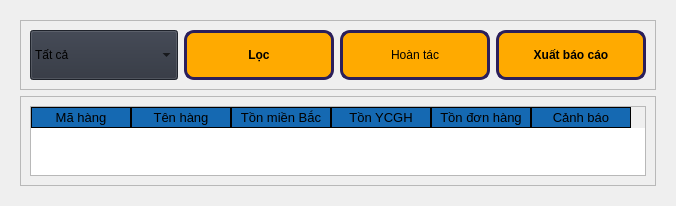
               <widget class="QWidget" name="page_18">
                <layout class="QHBoxLayout" name="horizontalLayout_42">
                 <item>
                  <widget class="QWidget" name="widget_23" native="true">
                   <layout class="QVBoxLayout" name="verticalLayout_76">
                    <item alignment="Qt::AlignTop">
                     <widget class="QFrame" name="frame_56">
                      <property name="frameShape">
                       <enum>QFrame::StyledPanel</enum>
                      </property>
                      <property name="frameShadow">
                       <enum>QFrame::Raised</enum>
                      </property>
                      <layout class="QHBoxLayout" name="horizontalLayout_43">
                       <item>
                        <widget class="QComboBox" name="canhBaoCb">
                         <property name="minimumSize">
                          <size>
                           <width>0</width>
                           <height>40</height>
                          </size>
                         </property>
                         <property name="maximumSize">
                          <size>
                           <width>500</width>
                           <height>200</height>
                          </size>
                         </property>
                         <property name="styleSheet">
                          <string notr="true">background-color:#2c313c;</string>
                         </property>
                         <item>
                          <property name="text">
                           <string>Tất cả</string>
                          </property>
                         </item>
                         <item>
                          <property name="text">
                           <string>Cấp 1</string>
                          </property>
                         </item>
                         <item>
                          <property name="text">
                           <string>Cấp 2</string>
                          </property>
                         </item>
                         <item>
                          <property name="text">
                           <string>Cấp 3</string>
                          </property>
                         </item>
                         <item>
                          <property name="text">
                           <string>Bình thường</string>
                          </property>
                         </item>
                        </widget>
                       </item>
                       <item>
                        <widget class="QPushButton" name="canhBaoFilterBtn">
                         <property name="minimumSize">
                          <size>
                           <width>150</width>
                           <height>50</height>
                          </size>
                         </property>
                         <property name="maximumSize">
                          <size>
                           <width>150</width>
                           <height>100</height>
                          </size>
                         </property>
                         <property name="font">
                          <font>
                           <weight>75</weight>
                           <bold>true</bold>
                          </font>
                         </property>
                         <property name="styleSheet">
                          <string notr="true">background-color: rgb(255, 170, 0);
border:3px solid rgb(43,31,91);
border-radius:10px;</string>
                         </property>
                         <property name="text">
                          <string>Lọc</string>
                         </property>
                         <property name="icon">
                          <iconset resource="resources.qrc">
                           <normaloff>:/icons/icons/filter.svg</normaloff>:/icons/icons/filter.svg</iconset>
                         </property>
                         <property name="iconSize">
                          <size>
                           <width>24</width>
                           <height>24</height>
                          </size>
                         </property>
                        </widget>
                       </item>
                       <item>
                        <widget class="QPushButton" name="hoanTacCbBtn">
                         <property name="minimumSize">
                          <size>
                           <width>150</width>
                           <height>50</height>
                          </size>
                         </property>
                         <property name="maximumSize">
                          <size>
                           <width>150</width>
                           <height>100</height>
                          </size>
                         </property>
                         <property name="styleSheet">
                          <string notr="true">background-color: rgb(255, 170, 0);
border:3px solid rgb(43,31,91);
border-radius:10px;</string>
                         </property>
                         <property name="text">
                          <string>Hoàn tác</string>
                         </property>
                         <property name="icon">
                          <iconset resource="resources.qrc">
                           <normaloff>:/icons/icons/refresh-ccw.svg</normaloff>:/icons/icons/refresh-ccw.svg</iconset>
                         </property>
                         <property name="iconSize">
                          <size>
                           <width>24</width>
                           <height>24</height>
                          </size>
                         </property>
                        </widget>
                       </item>
                       <item>
                        <widget class="QPushButton" name="canhBaoXuatBCBtn">
                         <property name="minimumSize">
                          <size>
                           <width>150</width>
                           <height>50</height>
                          </size>
                         </property>
                         <property name="maximumSize">
                          <size>
                           <width>150</width>
                           <height>100</height>
                          </size>
                         </property>
                         <property name="font">
                          <font>
                           <weight>75</weight>
                           <bold>true</bold>
                          </font>
                         </property>
                         <property name="styleSheet">
                          <string notr="true">background-color: rgb(255, 170, 0);
border:3px solid rgb(43,31,91);
border-radius:10px;</string>
                         </property>
                         <property name="text">
                          <string>Xuất báo cáo</string>
                         </property>
                         <property name="icon">
                          <iconset resource="resources.qrc">
                           <normaloff>:/icons/icons/printer.svg</normaloff>:/icons/icons/printer.svg</iconset>
                         </property>
                         <property name="iconSize">
                          <size>
                           <width>24</width>
                           <height>24</height>
                          </size>
                         </property>
                        </widget>
                       </item>
                      </layout>
                     </widget>
                    </item>
                    <item>
                     <widget class="QFrame" name="frame_57">
                      <property name="styleSheet">
                       <string notr="true">
QTableWidget{
font-size:8t;
}
QHeaderView::section{
background-color:rgb(21, 105, 178);
border:1px solid rgb(0,0,0);
font-size:10pt;
white-space: normal;
}
</string>
                      </property>
                      <property name="frameShape">
                       <enum>QFrame::StyledPanel</enum>
                      </property>
                      <property name="frameShadow">
                       <enum>QFrame::Raised</enum>
                      </property>
                      <layout class="QHBoxLayout" name="horizontalLayout_44">
                       <item alignment="Qt::AlignHCenter">
                        <widget class="QTableWidget" name="canhBaoTb">
                         <property name="minimumSize">
                          <size>
                           <width>350</width>
                           <height>0</height>
                          </size>
                         </property>
                         <property name="sizeAdjustPolicy">
                          <enum>QAbstractScrollArea::AdjustToContents</enum>
                         </property>
                         <property name="sortingEnabled">
                          <bool>true</bool>
                         </property>
                         <property name="wordWrap">
                          <bool>true</bool>
                         </property>
                         <column>
                          <property name="text">
                           <string>Mã hàng</string>
                          </property>
                          <property name="background">
                           <color>
                            <red>255</red>
                            <green>255</green>
                            <blue>255</blue>
                           </color>
                          </property>
                         </column>
                         <column>
                          <property name="text">
                           <string>Tên hàng</string>
                          </property>
                         </column>
                         <column>
                          <property name="text">
                           <string>Tồn miền Bắc</string>
                          </property>
                         </column>
                         <column>
                          <property name="text">
                           <string>Tồn YCGH</string>
                          </property>
                         </column>
                         <column>
                          <property name="text">
                           <string>Tồn đơn hàng</string>
                          </property>
                         </column>
                         <column>
                          <property name="text">
                           <string>Cảnh báo</string>
                          </property>
                         </column>
                        </widget>
                       </item>
                      </layout>
                     </widget>
                    </item>
                   </layout>
                  </widget>
                 </item>
                </layout>
               </widget>
